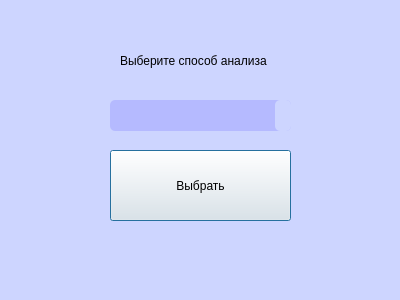
<?xml version="1.0" encoding="UTF-8"?>
<ui version="4.0">
 <class>Dialog</class>
 <widget class="QDialog" name="Dialog">
  <property name="geometry">
   <rect>
    <x>0</x>
    <y>0</y>
    <width>400</width>
    <height>300</height>
   </rect>
  </property>
  <property name="windowTitle">
   <string>Выбор метода</string>
  </property>
  <property name="styleSheet">
   <string notr="true">QDialog {
font: 700 9pt &quot;Tahoma&quot;;
background-color: rgba(205,213,255, 255);  
}</string>
  </property>
  <widget class="QComboBox" name="comboBox">
   <property name="geometry">
    <rect>
     <x>110</x>
     <y>100</y>
     <width>181</width>
     <height>31</height>
    </rect>
   </property>
   <property name="styleSheet">
    <string notr="true">QComboBox {
    font: 700 9pt &quot;Tahoma&quot;;
    color: black; /* Цвет текста */
    background-color: #B5BAFF; /* Фоновый цвет виджета */
    border-radius: 5px;
    height: 30px;
}
QComboBox::drop-down {
    background-color:  rgba(205,213,255, 255);
    border-radius: 5px;
	font: 700 9pt &quot;Tahoma&quot;;
	color: black
}

QComboBox QAbstractItemView {
    font: 700 9pt &quot;Tahoma&quot;;
    color: black;
    background-color:  rgba(205,213,255, 255);
    selection-background-color: black; /* Цвет для выбранного элемента */
    selection-color: black; /* Цвет текста для выбранного элемента */
    border-radius: 5px;
    height: 30px;
}
QComboBox::item:selected{
   font: 700 9pt &quot;Tahoma&quot;;
   color: black;
	background-color:  white;
}
QComboBox:focus {
    color: black; /* Цвет текста в фокусе */
    background-color: #B5BAFF; /* Фоновый цвет виджета в фокусе */
}
</string>
   </property>
  </widget>
  <widget class="QPushButton" name="pushButton">
   <property name="geometry">
    <rect>
     <x>110</x>
     <y>150</y>
     <width>181</width>
     <height>71</height>
    </rect>
   </property>
   <property name="styleSheet">
    <string notr="true">QPushButton {
font: 700 9pt &quot;Tahoma&quot;;
	color: rgba(0,0,0,255);
	background-color: rgba(180,190,255,255) ;
	border-color :white;
	border-radius: 2px;

};</string>
   </property>
   <property name="text">
    <string>Выбрать</string>
   </property>
  </widget>
  <widget class="QLabel" name="label">
   <property name="geometry">
    <rect>
     <x>120</x>
     <y>40</y>
     <width>161</width>
     <height>41</height>
    </rect>
   </property>
   <property name="styleSheet">
    <string notr="true">color: rgba(0,0,0,255);
border-color :white;
border-radius: 2px;
font: 700 9pt &quot;Tahoma&quot;;
text-align: center</string>
   </property>
   <property name="text">
    <string>Выберите способ анализа</string>
   </property>
  </widget>
 </widget>
 <resources/>
 <connections/>
</ui>
